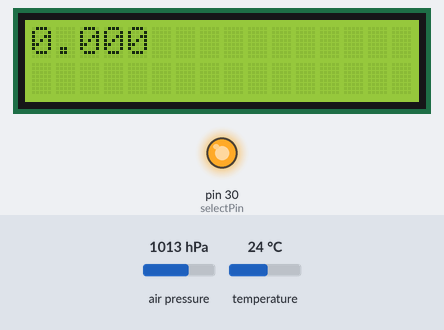
Bench run of a sketch on a simulated Arduino Mega 2560, built with avr-gcc and run on an emulated ATmega2560. Parts: 16×2 character LCD, output pins drawn as LEDs (lit = HIGH). Inputs (shaded band) come from the test bench; at power-on: air pressure 1013 hPa, temperature 24 °C. What the sketch prints to the serial monitor is not drawn.

Above: at 0.4 s.
Timing chart, 0 to 1.9 s (numbered marks = the images above):
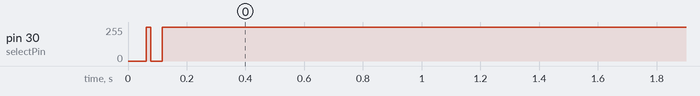

Measured:
- by itself, pin 30 (selectPin): 255/255 → 0/255 at 0.08 s, → 254/255 0.04 s later, → 255/255 0.04 s later

The sketch:

air_flow_rate_v1.4.ino
```cpp
/*
SCL		-> MUX PIN 3
SDA		-> MUX PIN 13
PIN 19	-> MUX PIN 10 with a pull down 10K resistor.
PIN 19 is used for selecting one of the pressure sensor.
MUX PIN 6 , 7 , 8 , 9 is connected to GND.
*/

#include <SFE_BMP180.h>
#include <Wire.h>
#include <Math.h>
#include <LiquidCrystal.h>

#define selectPin 30
#define local_altitude 100.0
#define SELECT_BMP_NARROW digitalWrite(selectPin,LOW); //X0-Y0 is selected
#define SELECT_BMP_WIDE digitalWrite(selectPin,HIGH);  //X1-Y1 is selected
#define MBAR2MMHG 0.7500616827042
#define MBAR2PA 100
#define MCUBE2CC 10000
#define air_density 1.184
#define narrow 0.014
#define wide 0.02
#define gas_constant 287.058

SFE_BMP180 bmp_narrow, bmp_wide;

struct BMP_DATA
{
  String _id;
  double _pressure;
  double _temperature;
};

boolean readSensors(BMP_DATA *bmp1, BMP_DATA *bmp2);
BMP_DATA newBmp(String id);
LiquidCrystal lcd(45,43,41,39,37,35);

void setup()
{
	boolean failed = false ;
	pinMode(selectPin, OUTPUT);

	Serial.begin(9600);
        lcd.begin(16,2);
        //bmp narrow sensor is activated
	SELECT_BMP_NARROW
	if(bmp_narrow.begin()){
		Serial.println("BMP NARROW initialized successfully.");
	}
	else
        {
                failed = true ;
        }

        //bmp wide sensor is activated
	SELECT_BMP_WIDE
	if(bmp_wide.begin()){
		  Serial.println("BMP WIDE initialized successfully.");
	}
	else
		failed = true ;

	if(failed){
		Serial.println("BMP sensor initialization failed");
		while (1);
	}
}

void loop()
{
        BMP_DATA narrow_data = newBmp("bmp_narrow");
        BMP_DATA wide_data = newBmp("bmp_wide");

        boolean sensor_is_read = readSensors(&narrow_data,&wide_data);


        if(sensor_is_read){
      	  /* print the value to serial terminal */
      	  Serial.println();
      	  Serial.print("provided altitude: ");
      	  Serial.print(local_altitude,0);
      	  Serial.println(" meters ");
          Serial.println("");

	  /* Pressure Sensor #1 value */
	  // Print out the measurement:
	  Serial.println("BMP Narrow Data:");
          Serial.print("temperature: ");
	  Serial.print(narrow_data._temperature,2);
          Serial.print(" deg C ");

	  // Print out the measurement:
	  Serial.print("absolute pressure: ");
	  Serial.print(narrow_data._pressure,2);
	  Serial.print(" mb ");
	  Serial.print(narrow_data._pressure*MBAR2MMHG,2);
	  Serial.println(" mmHg");

	  Serial.println();
	  /* Pressure Sensor #2 value */
	  // Print out the measurement:
	  Serial.println("BMP Wide Data:");
	  Serial.print("temperature: ");
	  Serial.print(wide_data._temperature,2);
          Serial.print(" deg C ");

	  // Print out the measurement:
	  Serial.print("absolute pressure: ");
	  Serial.print(wide_data._pressure,2);
	  Serial.print(" mb ");
	  Serial.print(wide_data._pressure*MBAR2MMHG,2);
	  Serial.println(" mmHg");

	  Serial.println();

          double flow, v1,alpha, dummy, delta_pressure,ro1, ro2, temp1, temp2, A1;
          A1 = M_PI*pow(narrow,2);
          temp1 = narrow_data._temperature+273.15;
          temp2 = wide_data._temperature+273.15;
          ro1 = narrow_data._pressure*MBAR2PA/(gas_constant*temp1);
          ro2 = wide_data._pressure*MBAR2PA/(gas_constant*temp2);
          delta_pressure = -(narrow_data._pressure-wide_data._pressure)*MBAR2PA;
          dummy = (ro2*pow(narrow,2)-ro1*pow(wide,2));
          alpha = sqrt(2*delta_pressure/dummy);
          v1 = wide*alpha;
          flow = A1*v1;

          Serial.print("Flow [cc/s]:");
          Serial.print(flow*MCUBE2CC,3);
          lcd.setCursor(0,0);
          lcd.print(flow*MCUBE2CC,3);
       }
      else
	  Serial.println("Error on sensor reading!");

  delay(500);
}
boolean readSensors(BMP_DATA *bmp1, BMP_DATA *bmp2)
{
	char status_narrow, status_wide ;
	double temp_narrow , temp_wide , pr_narrow, pr_wide;

	//activate bmp narrow
	SELECT_BMP_NARROW
        //function returns number of ms to wait for succes
        //and 0 for fail
	status_narrow = bmp_narrow.startTemperature();

        //activate bmp wide
	SELECT_BMP_WIDE
        //function returns number of ms to wait for succes
        //and 0 for fail
	status_wide = bmp_wide.startTemperature();

        //if the status are successful
	if (status_narrow != 0 && status_wide != 0)
        {
	        // Wait for the measurement to complete:
		delay(max(status_narrow,status_wide));

                //activate bmp narrow
		SELECT_BMP_NARROW
                //funciton returns 1 for succes, 0 for fail
		status_narrow = bmp_narrow.getTemperature(temp_narrow);

                //activate bmp wide
		SELECT_BMP_WIDE
                //funciton returns 1 for succes, 0 for fail
		status_wide = bmp_wide.getTemperature(temp_wide);

                //if the status are successful
		if(status_wide != 0 && status_narrow != 0)
                {
			/* save the temparature */
			bmp1->_temperature = temp_narrow;
			bmp2->_temperature = temp_wide;

			//activate bmp narrow
		        SELECT_BMP_NARROW
                        //function returns number of ms to wait for succes
                        //and 0 for fail, the argument (0-3) is for oversampling value
			status_narrow = bmp_narrow.startPressure(3);

			//activate bmp wide
		        SELECT_BMP_WIDE
                        //function returns number of ms to wait for succes
                        //and 0 for fail, the argument (0-3) is for oversampling value
			status_wide = bmp_wide.startPressure(3);

			if(status_narrow != 0 && status_wide != 0)
                        {

				delay(max(status_narrow,status_wide));

				//activate bmp narrow
		                SELECT_BMP_NARROW
                                //funciton returns 1 for succes, 0 for fail
				status_narrow = bmp_narrow.getPressure(pr_narrow,temp_narrow);

				//activate bmp wide
		                SELECT_BMP_WIDE
				status_wide= bmp_wide.getPressure(pr_wide,temp_wide);


				if(status_narrow != 0 && status_wide != 0)
                                {
					/* save pressure value */
					bmp1->_pressure = pr_narrow ;
					bmp2->_pressure = pr_wide;

					return true ;
				}
				else Serial.println("error reading pressure measurement\n");
			}
			else Serial.println("error starting pressure measurement\n");
		}
		else Serial.println("error reading temperature measurement\n");
	 }
	 else Serial.println("error starting temperature measurement\n");

	 return false ;
}

BMP_DATA newBmp(String id)
{
  BMP_DATA _bmp ;
  _bmp._id = id ;
  return _bmp ;
}
```
